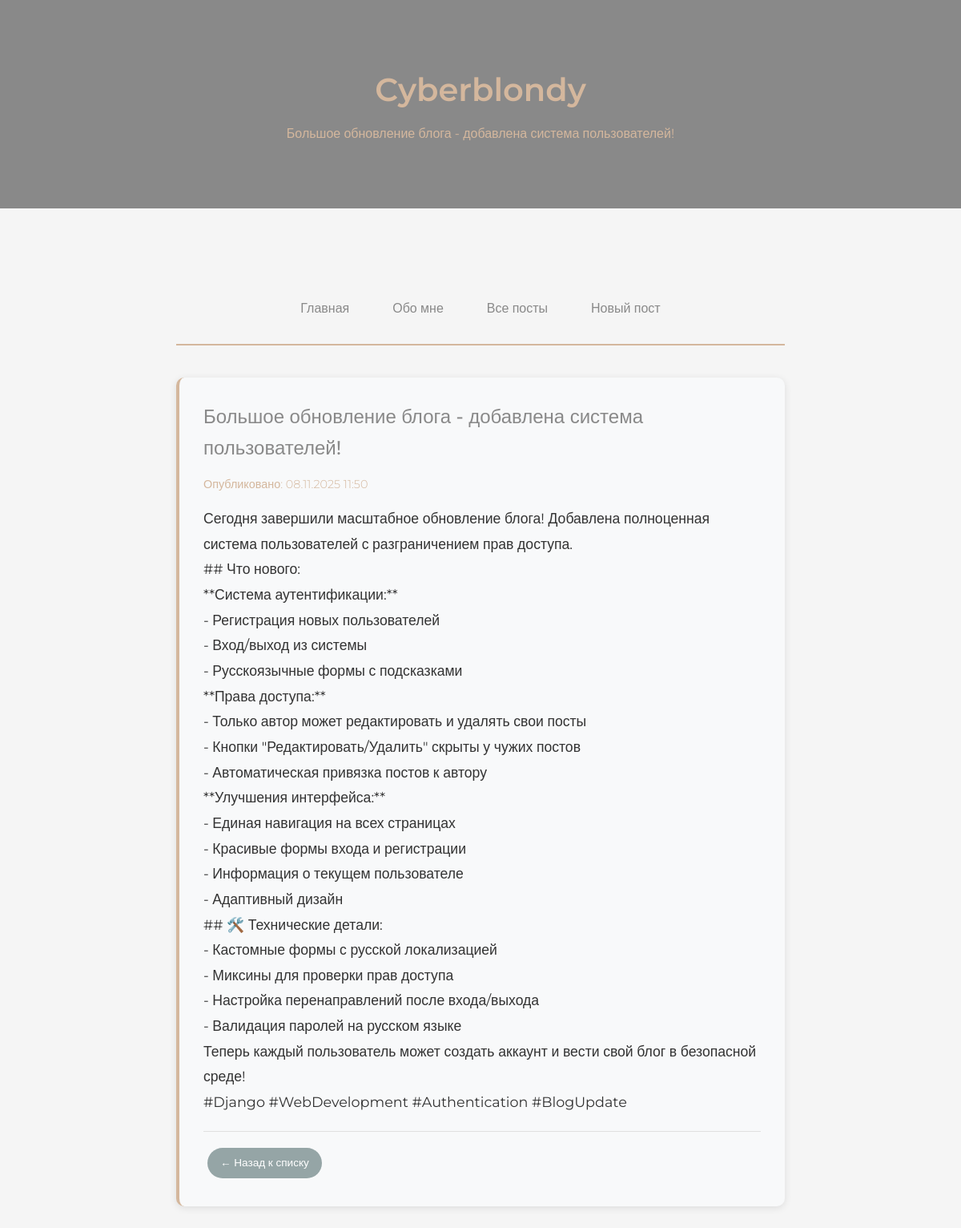
/posts/13/, run on the app's committed database.
### blog/models.py (models this page shows, shortened)
class Post(models.Model):
    title = models.CharField(max_length=100, verbose_name='Заголовок')
    content = models.TextField(verbose_name='Содержание')
    created_at = models.DateTimeField(default=timezone.now, verbose_name='Дата создания')
    author = models.ForeignKey(User, on_delete=models.CASCADE, verbose_name='Автор')
    class Meta:
        verbose_name = 'Пост'
        verbose_name_plural = 'Посты'
        ordering = ['-created_at']

### blog/views.py (the view)
# urls.py: path('posts/<int:pk>/', PostDetailView.as_view(), name='post_detail'),
class PostDetailView(DetailView):
    model = Post
    template_name = 'blog/post_detail.html'

### blog/templates/blog/post_detail.html (shortened to what this page needs)
{% load static %}
<!DOCTYPE html>
<html lang="ru">
<head>
    <link rel="stylesheet" href="{% static 'css/style.css' %}">
</head>
<body>
    <div class="header">
        <div class="container">
            <h1>Cyberblondy</h1>
            <p>{{ post.title }}</p>
        </div>
    </div>
    <div class="container">
        <nav class="main-nav">
            <a href="{% url 'home' %}" class="nav-link">Главная</a>
            <a href="{% url 'about' %}" class="nav-link">Обо мне</a>
            <a href="{% url 'post_list' %}" class="nav-link">Все посты</a>
            <a href="{% url 'post_create' %}" class="nav-link">Новый пост</a>
        </nav>
        <div class="post post-detail">
            <h2>{{ post.title }}</h2>
            <p class="post-date">Опубликовано: {{ post.created_at|date:"d.m.Y H:i" }}</p>
            <div class="post-content">
                {{ post.content|linebreaks }}
            </div>
            <div class="post-actions">
    <a href="{% url 'post_list' %}" class="btn btn-back">← Назад к списку</a>
            </div>
        </div>
    </div>
</body>
</html>

### static/css/style.css (style rules this page uses)
* { margin: 0; padding: 0; box-sizing: border-box; }
body { font-family: 'Montserrat', sans-serif; background-color: #f5f5f5; color: #333; line-height: 1.6; }
.container { max-width: 800px; margin: 0 auto; padding: 40px 20px; }
.header { background-color: #898989; color: #d4b79d; padding: 40px 0; text-align: center; margin-bottom: 40px; }
.header h1 { font-size: 2.5rem; font-weight: 600; margin-bottom: 10px; }
.main-nav { text-align: center; margin-bottom: 40px; padding: 20px 0; border-bottom: 2px solid #d4b79d; display: flex; justify-content: center; align-items: center; flex-wrap: wrap; gap: 10px; }
.nav-link { display: inline-block; padding: 10px 20px; color: #898989; text-decoration: none; font-weight: 500; border: 2px solid transparent; border-radius: 25px; transition: all 0.3s ease; white-space: nowrap; }
.post { background-color: #f8f9fa; padding: 30px; margin-bottom: 25px; border-radius: 10px; box-shadow: 0 2px 10px rgba(0,0,0,0.1); border-left: 4px solid #d4b79d; }
.post h2 { color: #898989; font-weight: 500; margin-bottom: 15px; font-size: 1.5rem; }
.post-date { color: #d4b79d; font-size: 0.9rem; font-weight: 300; margin-bottom: 15px; }
.btn { display: inline-block; padding: 8px 16px; margin: 5px; border: none; border-radius: 20px; text-decoration: none; font-family: 'Montserrat', sans-serif; font-size: 0.9rem; font-weight: 500; cursor: pointer; transition: all 0.3s ease; }
.btn-back { background-color: #95a5a6; color: white; }
.post-actions { margin-top: 20px; padding-top: 15px; border-top: 1px solid #e0e0e0; }
.post-detail { position: relative; }
.post-content { line-height: 1.8; font-size: 1.1rem; }
.post-actions .btn { margin: 5px; font-size: 0.85rem; }

### data on the page
Post: title "Большое обновление блога - добавлена система пользователей!", created_at "08.11.2025 11:50", content "Сегодня завершили масштабное обновление блога! Добавлена полноценная система пользователей с разграничением прав доступа. ## Что нового: **Система аутентификации:** - Регистрация новых пользователей - Вход/выход из системы - Русскоязычные формы с подсказками **Права доступа:** - Только автор может редактировать и удалять свои посты - Кнопки \"Редактировать/Удалить\" скрыты у чужих постов - Автоматическая привязка постов к автору **Улучшения интерфейса:** - Единая навигация на всех страницах - Красивые формы входа и регистрации - Информация о текущем пользователе - Адаптивный дизайн ## 🛠️ Технические детали: - Кастомные формы с русской локализацией - Миксины для проверки прав доступа -…"
